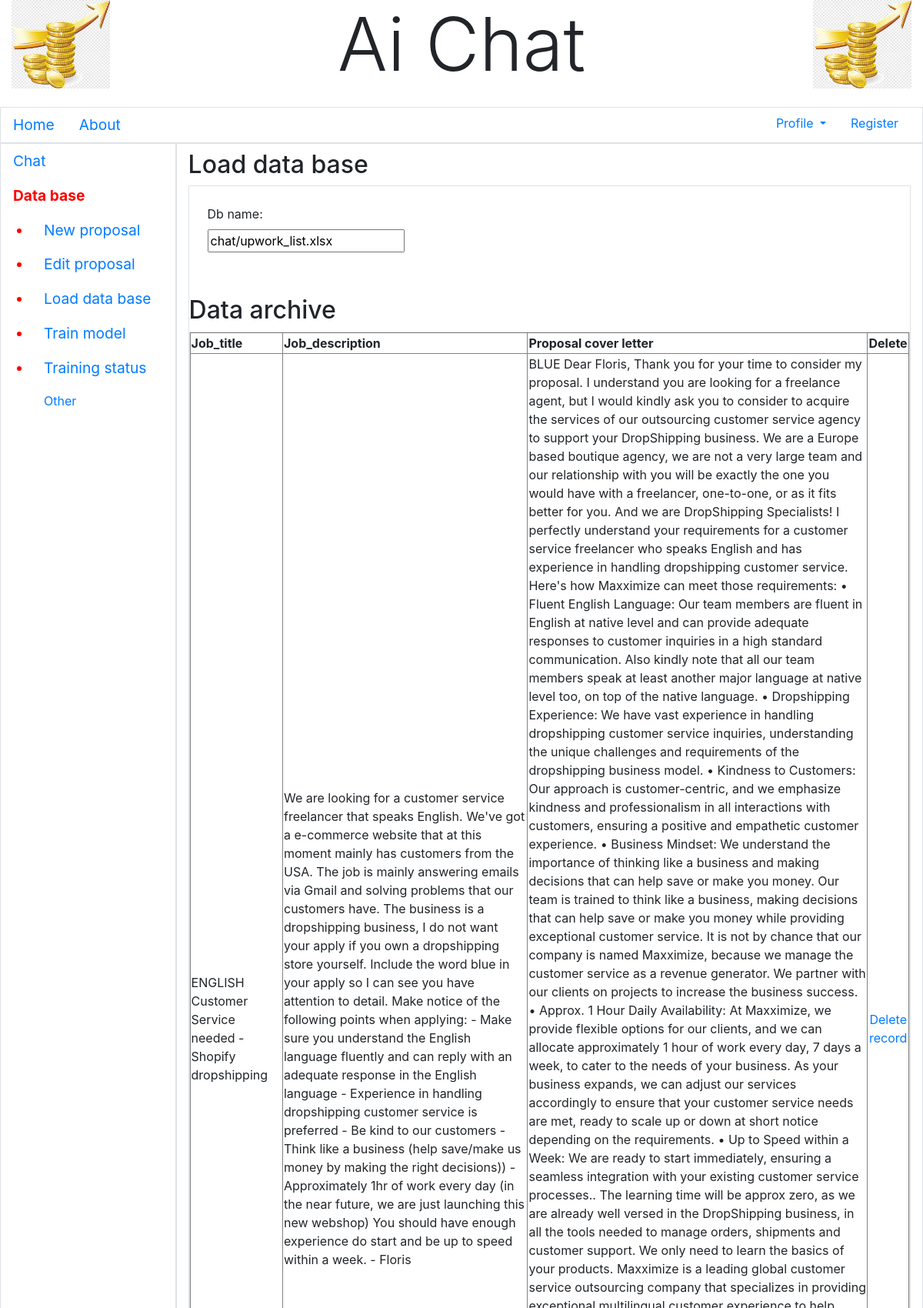
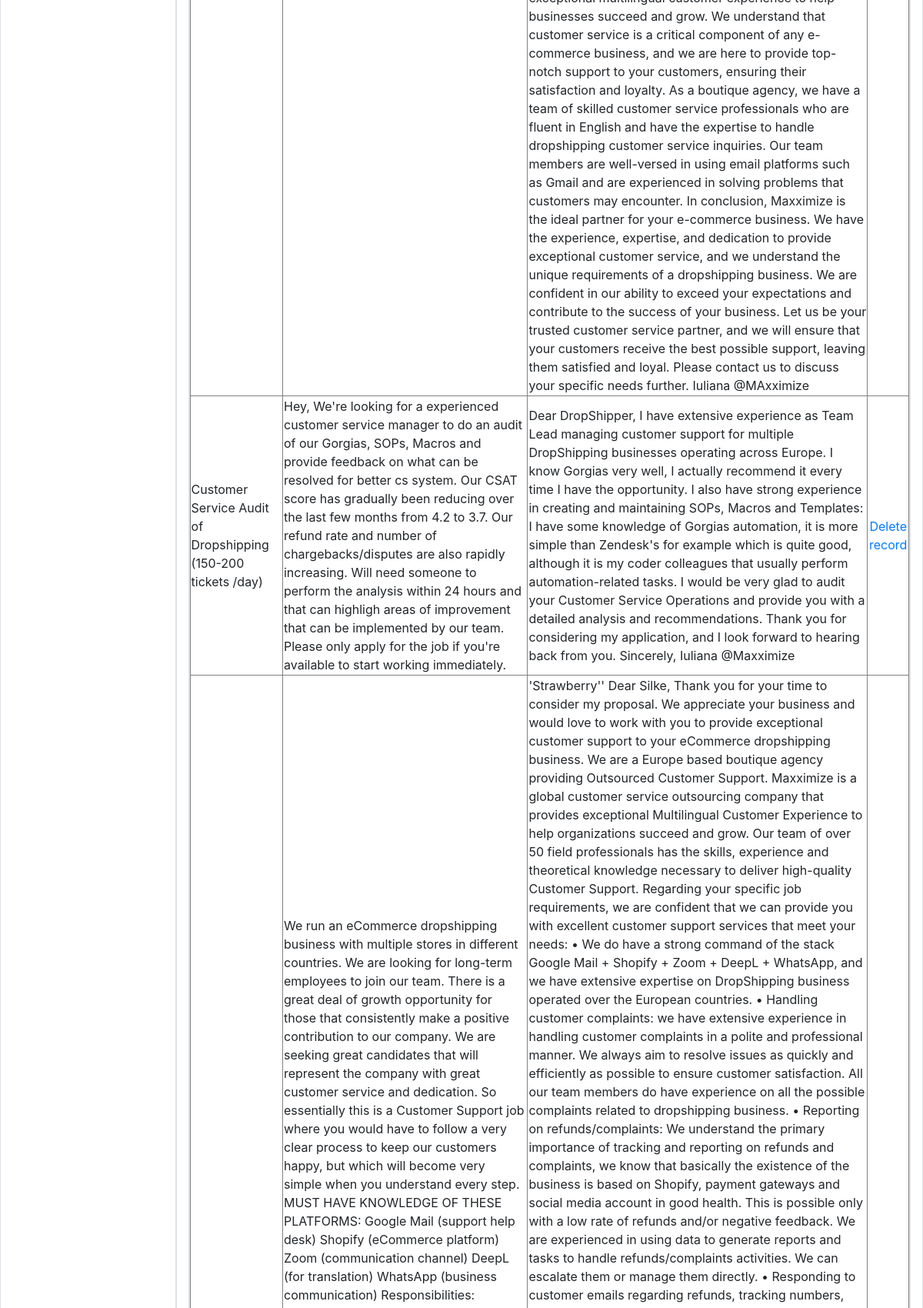
The page /chat/db/ (signed in, upper part) on the database its author committed (2 pictures, top to bottom).
### chat/models.py (models this page shows, shortened)
class MessageChain(models.Model):
    owner = models.ForeignKey(AdvUser, verbose_name='Chein owner.', on_delete = models.DO_NOTHING)
    created_at = models.DateTimeField(auto_now_add=True, db_index=True, verbose_name='Message time.')
    job_title = models.TextField(default = "noname")
    job_description = models.TextField()
    proposal_cover_letter = models.TextField()
    chat_interview = models.TextField()

### chat/views.py (the view)
# urls.py: path('chat/db/', views.load_base_page, name= 'my_load_base'),
@login_required
def load_base_page(request):
    f_name = "chat/upwork_list.xlsx"
    if request.method == "POST":
        userform = DbLoadForm(request.POST or None)
        if userform.is_valid():
            f_name = userform.cleaned_data["db_name"]
            load_from_xls(f_name, request.user)
    parts = DbLoadForm(initial= {"db_name":f_name})
    template = 'chat/chat_load_base.html'
    chain_list = MessageChain.objects.filter(owner=request.user)
    context = {"form": parts, "tests_log": chain_list, "user_name":request.user}
    return render(request, template, context)

### chat/forms.py
class DbLoadForm(forms.Form):
    db_name = forms.CharField(required=True)

### chat/templates/chat/chat_load_base.html (shortened to what this page needs)
{% extends "chat/chat_base.html" %}
{% load static %}
{% load bootstrap4 %}
{% block content %}
<h2> Load data base </h2>
<div class="conteiner-fluid mb-2 border">
<form name="Load data base" method="POST" >
  <div class="row mb-2">
	<div class="col">
		<div class="row">&nbsp</div>
		<div class="row ml-4">
			{{ form.db_name.label_tag }}
		</div>
		<div class="row ml-4">
			{{ form.db_name }}<br>
		</div>
		<div class="row">&nbsp</div>
	</div>
  </div>
<h2> Data archive</h2>
<div class="conteiner-fluid mb-2 border">
<table border="1" colspan="2" width="100%">
   <tr>
     <th>Job_title </th>
     <th>Job_description </th>
	 <th>Proposal cover letter</th>
	 <th>Delete</th>
   </tr>
 {% for record in tests_log %}
   <tr>
     <td>{{record.job_title }}</td>
	 <td>{{record.job_description}}</td>
	 <td>{{record.proposal_cover_letter}}</td>
	 <td align="center"><a href="delete/{{record.id}}" style="text-decoration:None">Delete record</a></td>
   </tr>
 {% endfor %}
</table>
</div>
</form>
</div>
{% endblock %}

### rows shown on the page
MessageChain: job_title "ENGLISH Customer Service needed - Shopify dropshipping", job_description "We are looking for a customer service freelancer that speaks English. We've got a e-commerce website that at this moment mainly has customers from the USA. The job is mainly answering emails via Gmail and solving problems that our customers have. The business is a dropshipping business, I do not want your apply if you own a dropshipping store yourself. Include the word blue in your apply so I can see you have attention to detail. Make notice of the following points when applying: - Make sure you understand the English language fluently and can reply with an adequate response in the English language - Experience in handling dropshipping customer service is preferred - Be kind to our…", proposal_cover_letter "BLUE Dear Floris, Thank you for your time to consider my proposal. I understand you are looking for a freelance agent, but I would kindly ask you to consider to acquire the services of our outsourcing customer service agency to support your DropShipping business. We are a Europe based boutique agency, we are not a very large team and our relationship with you will be exactly the one you would have with a freelancer, one-to-one, or as it fits better for you. And we are DropShipping Specialists! I perfectly understand your requirements for a customer service freelancer who speaks English and has experience in handling dropshipping customer service. Here's how Maxximize can meet those…"
MessageChain: job_title "Customer Service Audit of Dropshipping (150-200 tickets /day)", job_description "Hey, We're looking for a experienced customer service manager to do an audit of our Gorgias, SOPs, Macros and provide feedback on what can be resolved for better cs system. Our CSAT score has gradually been reducing over the last few months from 4.2 to 3.7. Our refund rate and number of chargebacks/disputes are also rapidly increasing. Will need someone to perform the analysis within 24 hours and that can highligh areas of improvement that can be implemented by our team. Please only apply for the job if you're available to start working immediately.", proposal_cover_letter "Dear DropShipper, I have extensive experience as Team Lead managing customer support for multiple DropShipping businesses operating across Europe. I know Gorgias very well, I actually recommend it every time I have the opportunity. I also have strong experience in creating and maintaining SOPs, Macros and Templates: I have some knowledge of Gorgias automation, it is more simple than Zendesk's for example which is quite good, although it is my coder colleagues that usually perform automation-related tasks. I would be very glad to audit your Customer Service Operations and provide you with a detailed analysis and recommendations. Thank you for considering my application, and I look forward to…"
